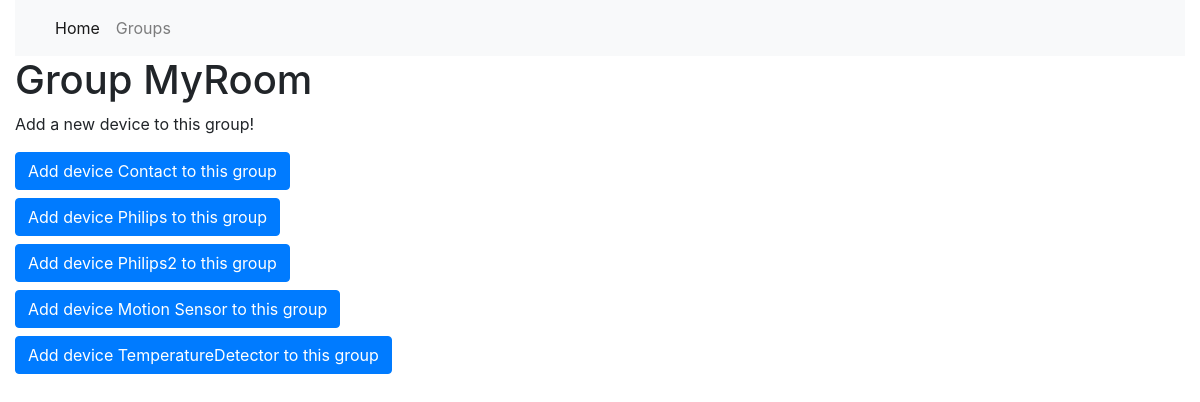
The app's page /groups/MyRoom/ with its own data.
### core/models.py (models this page shows)
class ZigbeeGroups(models.Model):
    group_id = models.IntegerField(primary_key=True)
    friendly_name = models.CharField(max_length=50)
    members = models.JSONField()

class ZigbeeDevice(models.Model):
    ieee_address = models.CharField(primary_key=True, max_length=30)
    type = models.CharField(max_length=30)
    supported = models.BooleanField()
    friendly_name = models.CharField(max_length=30)
    model_name = models.CharField(max_length=30)
    vendor = models.CharField(max_length=30)
    power_source = models.CharField(max_length=30)

### core/views.py (the view)
# urls.py: path('groups/<str:group_name>/', views.render_groups, name='group'),
def render_groups(request, group_name):
    item = get_object_or_404(ZigbeeGroups, friendly_name=group_name)
    if request.method == 'POST':
        if request.POST.get(list(request.POST)[1], None) is not None:
            message = request.POST.get(list(request.POST)[1], None)
            DeviceSetter().publishCustomGroup(list(request.POST)[1].split("/")[0], list(request.POST)[1].split("/")[1], list(request.POST)[1].split("/")[2])
    return render(request, 'group.html', {'group': item, 'devices': ZigbeeDevice.objects.all()})

### HomeAssistant/templates/group.html (shortened to what this page needs)
{% extends "layouts/base.html" %}
{% block content %}
<h1> Group {{group.friendly_name}}</h1>
<p> Add a new device to this group!</p>
{% for device in devices %}
<form class="form-inline" method="POST" action="/groups/{{group.friendly_name}}/">
        <div class="form-group mb-2">
        <button type="submit" class="btn btn-primary" name="add/{{group.friendly_name}}/{{device.friendly_name}}">Add device {{device.friendly_name}} to this group</button>
    </div>
    </form>
{% endfor %}
{% endblock content %}

### records on screen
ZigbeeGroups: friendly_name "MyRoom"
ZigbeeDevice: friendly_name "Contact"
ZigbeeDevice: friendly_name "Philips"
ZigbeeDevice: friendly_name "Philips2"
ZigbeeDevice: friendly_name "Motion Sensor"
ZigbeeDevice: friendly_name "TemperatureDetector"
